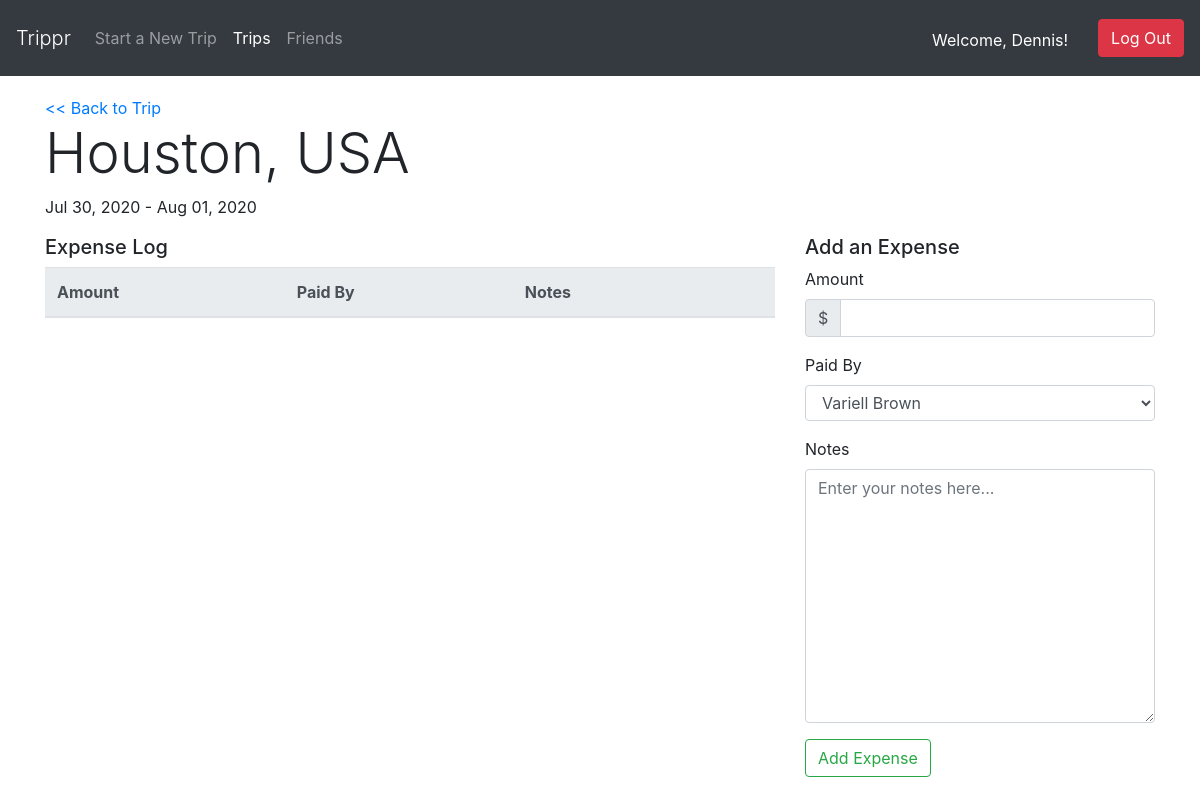
The page /dashboard/trips/2/expense (signed in) on the database its author committed.
### login_register_app/models.py (models this page shows)
class User(models.Model):
    first_name = models.CharField(max_length=255)
    last_name = models.CharField(max_length=255)
    birthday = models.DateField()
    email = models.CharField(max_length=255)
    password = models.CharField(max_length=255)
    friends = models.ManyToManyField('self')
    prof_pic = models.ImageField(upload_to='profile_image', blank=True, null=True)
    created_at = models.DateTimeField(auto_now_add=True)
    updated_at = models.DateTimeField(auto_now=True)
    objects = UserManager()

### trip_app/models.py (models this page shows)
class Trip(models.Model):
    city = models.CharField(max_length=255)
    country = models.CharField(max_length=255)
    state = models.CharField(max_length=255,blank=True)
    place = models.CharField(max_length=255,blank=True)
    start_date = models.DateField()
    end_date = models.DateField()
    created_by = models.ForeignKey(User, related_name="trips_created", on_delete=models.CASCADE)
    users_joined = models.ManyToManyField(User, related_name="trips_joined")
    created_at = models.DateTimeField(auto_now_add=True)
    updated_at = models.DateTimeField(auto_now=True)
    objects = TripManager()

### trip_app/views.py (the view)
# urls.py: path('trips/<int:trip_id>/expense', views.expense_log),
def expense_log(request, trip_id):
    context = {
        "curr_user": User.objects.get(id=request.session['user_id']),
        "curr_trip": Trip.objects.get(id=trip_id)
    }
    return render(request, 'expense_log.html', context)

### trip_app/templates/expense_log.html (shortened to what this page needs)
<!DOCTYPE html>
<html lang="en">
<head>
    <link rel="stylesheet" href="https://stackpath.bootstrapcdn.com/bootstrap/4.5.0/css/bootstrap.min.css">
    {% load static %}
    <link rel="stylesheet" type="text/css" href="{% static 'css/style.css' %}">
</head>
<body>
    <nav class="navbar navbar-dark bg-dark navbar-expand-lg">
        <a class="navbar-brand display-4" href="/dashboard">Trippr</a>
        <div class="collapse navbar-collapse" id="navbarSupportedContent">
            <ul class="navbar-nav mr-auto">
                <li class="nav-item">
                    <a class="nav-link" href="/dashboard/trips/new" tabindex="-1" aria-disabled="true">Start a New Trip</a>
                </li>
                <li class="nav-item">
                    <a class="nav-link active" href="/dashboard/trips" tabindex="-1" aria-disabled="true">Trips</a>
                </li>
                <li class="nav-item">
                    <a class="nav-link" href="/dashboard/friends" tabindex="-1" aria-disabled="true">Friends</a>
                </li>
            </ul>
        </div>
        <p class="greet">Welcome, {{ curr_user.first_name|title }}!</p>
        <form class="form-inline my-2 my-lg-0" method="POST" action="/logout">
            <button class="btn btn-danger my-2 my-sm-0" type="submit">Log Out</button>
        </form>
    </nav>
    <div class="container">
        <a href="/dashboard/trips/{{ curr_trip.id }}"><< Back to Trip</a>
        <div class="row">
            <div class="col-12">
                <h4 class="display-4">{{ curr_trip.city }}, {{ curr_trip.country }}</h4>
                <p>{{ curr_trip.start_date|date:'M d, Y' }} - {{ curr_trip.end_date|date:'M d, Y' }}</p>
            </div>
        </div>
        <div class="row justify-content-center">
            <div class="col-8">
                <h5>Expense Log</h5>
                <table class="table">
                    <thead class="thead-light">
                        <tr>
                            <th>Amount</th>
                            <th>Paid By</th>
                            <th>Notes</th>
                            <th></th>
                        </tr>
                    </thead>
                </table>
            </div>
            <div class="col-4">
                <form action="/dashboard/trips/{{ curr_trip.id }}/expense/new" method="POST">
                    <div class="form-group">
                        <h5>Add an Expense</h5>
                        <div class="form-group">
                            <label for="amount">Amount</label>
                            <div class="input-group">
                                <div class="input-group-prepend">
                                    <span class="input-group-text" id="basic-addon1">$</span>
                                </div>
                                <input type="number" class="form-control" name="amount" id="amount">
                            </div>
                        </div>
                        <div class="form-group">
                            <label for="paid_by">Paid By</label>
                            <select id="paid_by" name="paid_by" size="1" class="form-control">
                                {% for participant in curr_trip.users_joined.all %}
                                <option value="{{ participant.id }}">{{ participant.first_name|title }} {{ participant.last_name|title }}</option>
                                {% endfor %}
                            </select>
                        </div>
                        <div class="form-group">
                            <label for="notes">Notes</label>
                            <textarea name="notes" id="notes" rows="10" class="form-control expense-notes" placeholder="Enter your notes here..."></textarea>
                        </div>
                        <button type="submit" class="btn btn-outline-success">Add Expense</button>
                    </div>
                </form>
            </div>
        </div>
    </div>
</body>
</html>

### trip_app/static/css/style.css (style rules this page uses)
.container { margin-top: 20px; }
p.greet { color: white; margin-top: 20px; margin-right: 30px; }

### rows shown on the page
User: first_name "Dennis"
Trip: city "Houston", country "USA", start_date "Jul 30, 2020", end_date "Aug 01, 2020"

### other values the page prints
form field paid_by "Variell Brown"
